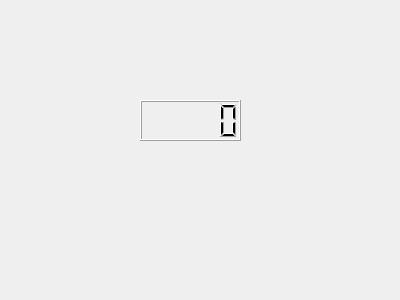
<?xml version="1.0" encoding="UTF-8"?>
<ui version="4.0">
 <class>Widget</class>
 <widget class="QWidget" name="Widget">
  <property name="geometry">
   <rect>
    <x>0</x>
    <y>0</y>
    <width>400</width>
    <height>300</height>
   </rect>
  </property>
  <property name="windowTitle">
   <string>Widget</string>
  </property>
  <widget class="QLCDNumber" name="lcdNumber">
   <property name="geometry">
    <rect>
     <x>140</x>
     <y>100</y>
     <width>101</width>
     <height>41</height>
    </rect>
   </property>
  </widget>
 </widget>
 <layoutdefault spacing="6" margin="11"/>
 <resources/>
 <connections/>
</ui>
